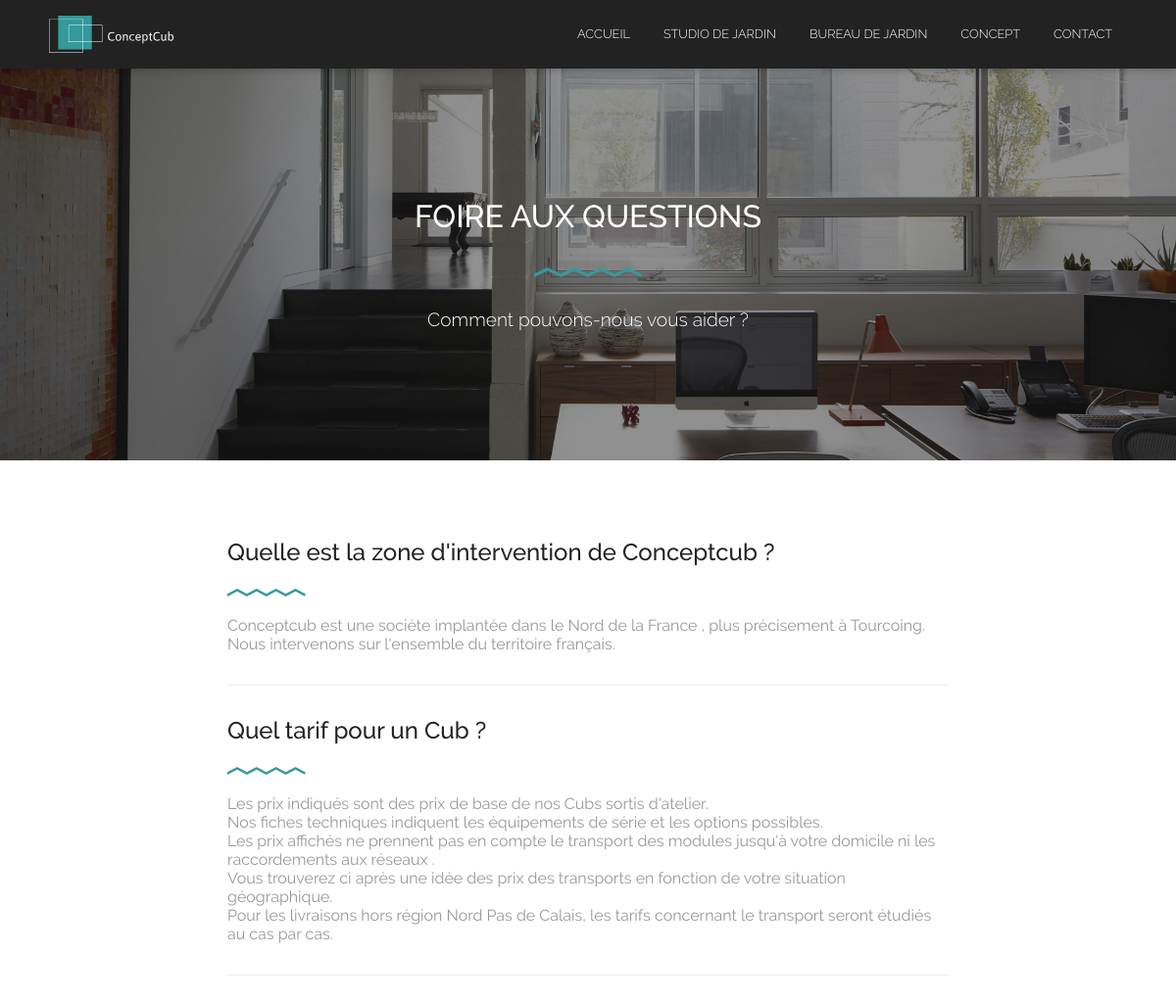
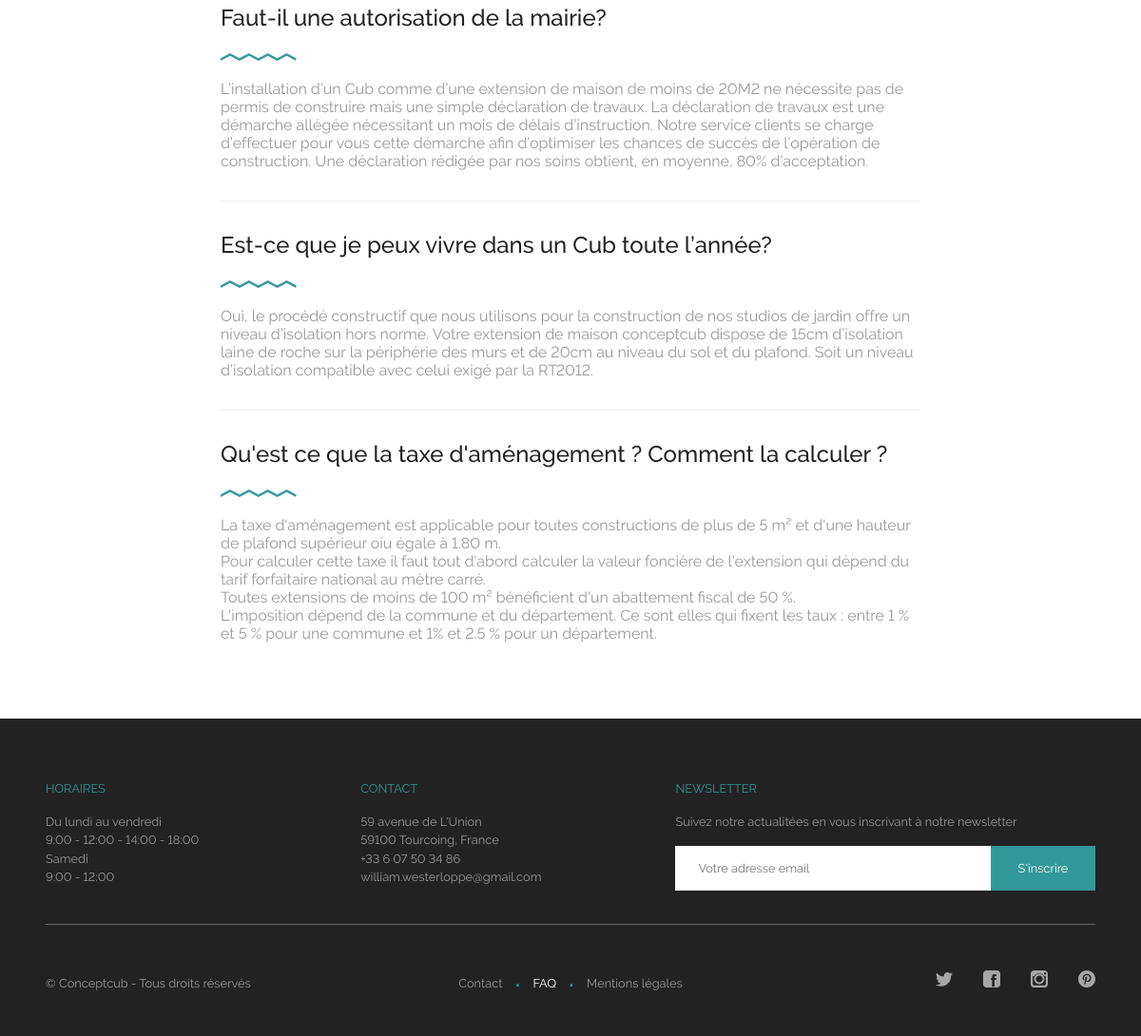
The page /index.php/faq on the database its author committed (2 pictures, top to bottom).
### tables this page shows
CREATE TABLE `produit` (
  `idProduit` int(11) NOT NULL,
  `nom` varchar(255) DEFAULT NULL,
  `description` text,
  `titre` varchar(255) DEFAULT NULL,
  `sousTitre` varchar(255) DEFAULT NULL,
  `couverture` varchar(255) DEFAULT NULL,
  `url` varchar(255) DEFAULT NULL,
  `estSupprime` int(1) DEFAULT '0'
);

CREATE TABLE `faq` (
  `idFaq` int(11) NOT NULL,
  `question` varchar(255) DEFAULT NULL,
  `reponse` text,
  `estSupprime` int(1) DEFAULT '0'
);

CREATE TABLE `entreprise` (
  `email` varchar(255) NOT NULL,
  `telephone1` varchar(255) NOT NULL,
  `telephone2` varchar(255) NOT NULL,
  `adresse` varchar(255) NOT NULL,
  `codePostal` int(11) NOT NULL,
  `ville` varchar(255) NOT NULL,
  `pays` varchar(255) NOT NULL,
  `horaire` varchar(255) NOT NULL
);

CREATE TABLE `reseaux_sociaux` (
  `idReseauxSociaux` int(11) NOT NULL,
  `nom` varchar(255) DEFAULT NULL,
  `logo` varchar(255) DEFAULT NULL,
  `lien` varchar(255) DEFAULT NULL,
  `estSupprime` int(1) DEFAULT '0'
);

### application/controllers/faq.php (called while the page is built, shortened)
<?php
class Faq extends CI_Controller
{
	public function __construct()
	{
		$this->load->model('faq_model');
		$this->load->model('reseaux_sociaux_model');
		$this->load->model('entreprise_model');
		$this->data['entreprise'] = $this->entreprise_model->lister_entreprise();
		$this->data['reseaux_sociaux'] = $this->reseaux_sociaux_model->lister_reseaux_sociaux();
		$this->data['produits'] = $this->produit_model->lister_produit();
	}
	public function index()
	{
		$this->data['titre'] = 'Foire aux questions';
		$this->data['sous_titre'] = 'Comment pouvons-nous vous aider ?';
		$this->data['faqs'] = $this->faq_model->lister_faq();
		$this->data['succes'] = $this->session->flashdata('succes');
		$this->load->view('theme/header', $this->data);
		$this->load->view('faq/accueil', $this->data);
		$this->load->view('theme/footer', $this->data);
	}
}

### index.php (called while the page is built, shortened)
<?php
require_once BASEPATH.'core/CodeIgniter.php';

### application/models/produit_model.php (called while the page is built, shortened)
<?php  if ( ! defined('BASEPATH')) exit('No direct script access allowed');
class Produit_model extends CI_Model
{
	protected $table = 'produit';
	public function lister_produit()
	{
		$this->db->where('estSupprime', 0);
		$query = $this->db->get($this->table);
        return $query->result_array();
	}
}

### application/models/faq_model.php (called while the page is built, shortened)
<?php  if ( ! defined('BASEPATH')) exit('No direct script access allowed');
class Faq_model extends CI_Model
{
	protected $table = 'faq';
	public function lister_faq()
	{
		$this->db->where('estSupprime', 0);
		$query = $this->db->get($this->table);
		return $query->result_array();
	}
}

### application/models/entreprise_model.php (called while the page is built, shortened)
<?php  if ( ! defined('BASEPATH')) exit('No direct script access allowed');
class Entreprise_model extends CI_Model
{
	protected $table = 'entreprise';
	public function lister_entreprise()
	{
		$query = $this->db->get($this->table);
		return $query->result_array();
	}
}

### application/models/reseaux_sociaux_model.php (called while the page is built, shortened)
<?php  if ( ! defined('BASEPATH')) exit('No direct script access allowed');
class Reseaux_sociaux_model extends CI_Model
{
	protected $table = 'reseaux_sociaux';
	public function lister_reseaux_sociaux()
	{
		$this->db->where('estSupprime', 0);
		$query = $this->db->get($this->table);
		return $query->result_array();
	}
}

### application/views/faq/accueil.php (the view)
<section class="cover" style="background-image: url('<?=img_url()?>faq/cover.jpg')">
	<div class="overlay">
		<div class="cover_titre">
			<h1><?= $titre ?></h1>
			<h3><?= $sous_titre ?></h3>
		</div>
	</div>
</section>
<section class="content">
	<section class="faqs">
		<?php foreach ($faqs as $faq): ?>
		<article class="faq">
			<h3 class="faq_question"><?= $faq['question'] ?></h3>
			<p class="faq_separation"><img src="<?=img_url()?>title_bottom.svg" alt=""></p>
			<p class="faq_reponse"><?= nl2br($faq['reponse']) ?></p>
		</article>
	<?php endforeach; ?>
	</section>
</section>

### application/views/theme/header.php (shortened to what this page needs)
<!DOCTYPE html>
<html lang="fr">
	<head>
		<?=css('main.css')?>
		<?=css('unslider.css')?>
	</head>
	<body class="body">
		<header>
			<div class="header_content">
				<a href="<?= base_url(); ?>">
				</a>
				<nav>
					<ul>
						<a href="<?= base_url() ?>"><li class="<?php if($this->uri->segment(1)==""){echo "active";}?>">Accueil</li></a>
						<?php foreach ($produits as $produit): ?>
						<?php
							$produit_url = $produit['url'];
						?>
							<a href="<?= base_url("produit/$produit_url") ?>"><li class="<?php if($this->uri->segment(2)=="$produit_url"){echo "active";}?>"><?= $produit['nom'] ?></li></a>
						<?php endforeach; ?>
						<a href="<?= base_url("concept") ?>"><li class="<?php if($this->uri->segment(1)=="concept"){echo "active";}?>">Concept</li></a>
						<a href="<?= base_url("contact") ?>"><li class="<?php if($this->uri->segment(1)=="contact"){echo "active";}?>">Contact</li></a>
					</ul>
				</nav>
			</div>
		</header>

### application/views/theme/footer.php (shortened to what this page needs)
		<footer>
			<section class="footer_content">
				<div class="footer_bloc">
					<ul class="texte">
						<li>Horaires</li>
						<li><?= nl2br($entreprise[0]['horaire']) ?></li>
					</ul>
				</div>
				<div class="footer_bloc">
					<ul class="texte">
						<li>Contact</li>
						<li><?= $entreprise[0]['adresse'] ?></li>
						<li><?= $entreprise[0]['codePostal'] . ' ' . $entreprise[0]['ville'] . ', ' . $entreprise[0]['pays'] ?></li>
						<li><?= $entreprise[0]['telephone1'] ?></li>
						<li><?= $entreprise[0]['email'] ?></li>
					</ul>
				</div>
				<div class="footer_bloc_newsletter">
					<ul class="texte">
						<li>Newsletter</li>
						<li>Suivez notre actualitées en vous inscrivant à notre newsletter</li>
					</ul>
					<form>
						<input type="email" id="email_client" name="email" placeholder="Votre adresse email" required>
						<span>
							<button type="submit" onclick="ajouterEmail()">S'inscrire</button>
						</span>
					</form>
				</div>
				<div class="footer_bloc_bas">
					<div>
						<p>© Conceptcub - Tous droits réservés</p>
					</div>
					<div>
						<ul class="footer_menu">
							<li>
								<a class="<?php if($this->uri->segment(1)=="contact"){echo "active";}?>" href="<?= base_url("contact"); ?>">
									Contact
								</a>
							</li>
							<li>
								<a class="<?php if($this->uri->segment(1)=="faq"){echo "active";}?>" href="<?= base_url("faq"); ?>">
									FAQ
								</a>
							</li>
							<li>
								<a class="<?php if($this->uri->segment(1)=="mentions-legales"){echo "active";}?>" href="<?= base_url("mentions-legales"); ?>">
									Mentions légales
								</a>
							</li>
						</ul>
					</div>
					<div>
						<ul class="reseau_social">
							<?php foreach ($reseaux_sociaux as $reseau_social): ?>
									<a target="_blank" href="<?= $reseau_social['lien'] ?>">
										<li>
											<img src="<?=img_url()?>reseaux_sociaux/<?= $reseau_social['logo']; ?>">
										</li>
									</a>
							<?php endforeach; ?>
						</ul>
					</div>
				</div>
			</section>
		</footer>
	</body>
</html>

### rows shown on the page
produit: nom "STUDIO DE JARDIN"
produit: nom "BUREAU DE JARDIN"
faq: question "Quelle est la zone d'intervention de Conceptcub ?", reponse "Conceptcub est une sociéte implantée dans le Nord de la France , plus précisement à Tourcoing. Nous intervenons sur l'ensemble du territoire français."
faq: question "Quel tarif pour un Cub ?", reponse "Les prix indiqués sont des prix de base de nos Cubs sortis d'atelier. Nos fiches techniques indiquent les équipements de série et les options possibles. Les prix affichés ne prennent pas en compte le transport des modules jusqu'à votre domicile ni les raccordements aux réseaux . Vous trouverez ci après une idée des prix des transports en fonction de votre situation géographique. Pour les livraisons hors région Nord Pas de Calais, les tarifs concernant le transport seront étudiés au cas par cas."
faq: question "Faut-il une autorisation de la mairie?", reponse "L’installation d’un Cub comme d’une extension de maison de moins de 20M2 ne nécessite pas de permis de construire mais une simple déclaration de travaux. La déclaration de travaux est une démarche allégée nécessitant un mois de délais d’instruction. Notre service clients se charge d’effectuer pour vous cette démarche afin d’optimiser les chances de succès de l’opération de construction. Une déclaration rédigée par nos soins obtient, en moyenne, 80% d’acceptation."
faq: question "Est-ce que je peux vivre dans un Cub toute l’année?", reponse "Oui, le procédé constructif que nous utilisons pour la construction de nos studios de jardin offre un niveau d’isolation hors norme. Votre extension de maison conceptcub dispose de 15cm d’isolation laine de roche sur la périphérie des murs et de 20cm au niveau du sol et du plafond. Soit un niveau d’isolation compatible avec celui exigé par la RT2012."
faq: question "Qu'est ce que la taxe d'aménagement ? Comment la calculer ?", reponse "La taxe d'aménagement est applicable pour toutes constructions de plus de 5 m² et d'une hauteur de plafond supérieur oiu égale à 1.80 m. Pour calculer cette taxe il faut tout d'abord calculer la valeur foncière de l'extension qui dépend du tarif forfaitaire national au mètre carré. Toutes extensions de moins de 100 m² bénéficient d'un abattement fiscal de 50 %. L'imposition dépend de la commune et du département. Ce sont elles qui fixent les taux : entre 1 % et 5 % pour une commune et 1% et 2.5 % pour un département."
entreprise: horaire "Du lundi au vendredi 9:00 - 12:00 - 14:00 - 18:00 Samedi 9:00 - 12:00", adresse "59 avenue de L'Union", codePostal "59100", ville "Tourcoing", pays "France", telephone1 "+33 6 07 50 34 86", email "william.westerloppe@gmail.com"
reseaux_sociaux: logo (picture)
reseaux_sociaux: logo (picture)
reseaux_sociaux: logo (picture)
reseaux_sociaux: logo (picture)

### other values the page prints
$titre "FOIRE AUX QUESTIONS"
$sous_titre "Comment pouvons-nous vous aider ?"
